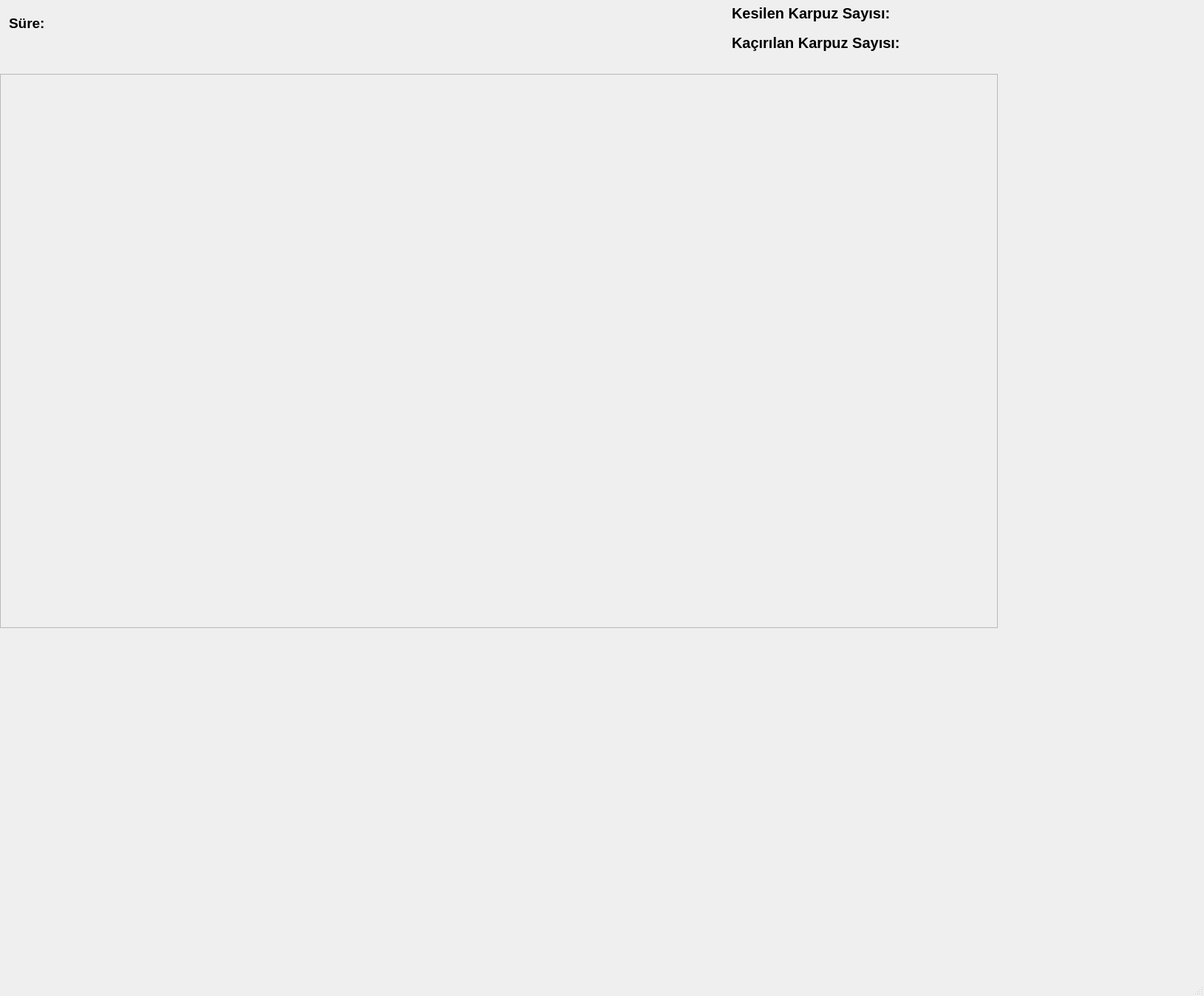
<?xml version="1.0" encoding="UTF-8"?>
<ui version="4.0">
 <class>MainWindow</class>
 <widget class="QMainWindow" name="MainWindow">
  <property name="geometry">
   <rect>
    <x>0</x>
    <y>0</y>
    <width>1629</width>
    <height>1348</height>
   </rect>
  </property>
  <property name="windowTitle">
   <string>MainWindow</string>
  </property>
  <widget class="QWidget" name="centralwidget">
   <widget class="QScrollArea" name="scrollArea">
    <property name="geometry">
     <rect>
      <x>0</x>
      <y>100</y>
      <width>1350</width>
      <height>750</height>
     </rect>
    </property>
    <property name="autoFillBackground">
     <bool>true</bool>
    </property>
    <property name="styleSheet">
     <string notr="true">background-image: url(:/icon/images/back.jpg);</string>
    </property>
    <property name="widgetResizable">
     <bool>true</bool>
    </property>
    <widget class="QWidget" name="scrollAreaWidgetContents">
     <property name="geometry">
      <rect>
       <x>0</x>
       <y>0</y>
       <width>1348</width>
       <height>748</height>
      </rect>
     </property>
     <property name="sizePolicy">
      <sizepolicy hsizetype="Preferred" vsizetype="Preferred">
       <horstretch>0</horstretch>
       <verstretch>0</verstretch>
      </sizepolicy>
     </property>
     <widget class="QLabel" name="label_3">
      <property name="geometry">
       <rect>
        <x>10</x>
        <y>430</y>
        <width>1350</width>
        <height>341</height>
       </rect>
      </property>
      <property name="styleSheet">
       <string notr="true">background-image: url(:/icon/images/tel.png);
background-color: transparent;</string>
      </property>
      <property name="text">
       <string/>
      </property>
     </widget>
    </widget>
   </widget>
   <widget class="QWidget" name="layoutWidget">
    <property name="geometry">
     <rect>
      <x>990</x>
      <y>0</y>
      <width>271</width>
      <height>75</height>
     </rect>
    </property>
    <layout class="QVBoxLayout" name="verticalLayout">
     <item>
      <widget class="QLabel" name="label">
       <property name="sizePolicy">
        <sizepolicy hsizetype="Preferred" vsizetype="Preferred">
         <horstretch>0</horstretch>
         <verstretch>0</verstretch>
        </sizepolicy>
       </property>
       <property name="font">
        <font>
         <pointsize>15</pointsize>
         <bold>true</bold>
        </font>
       </property>
       <property name="text">
        <string>Kesilen Karpuz Sayısı:</string>
       </property>
      </widget>
     </item>
     <item>
      <widget class="QLabel" name="label_2">
       <property name="sizePolicy">
        <sizepolicy hsizetype="Preferred" vsizetype="Preferred">
         <horstretch>0</horstretch>
         <verstretch>0</verstretch>
        </sizepolicy>
       </property>
       <property name="font">
        <font>
         <pointsize>15</pointsize>
         <bold>true</bold>
        </font>
       </property>
       <property name="text">
        <string>Kaçırılan Karpuz Sayısı:</string>
       </property>
      </widget>
     </item>
    </layout>
   </widget>
   <widget class="QWidget" name="layoutWidget">
    <property name="geometry">
     <rect>
      <x>1260</x>
      <y>0</y>
      <width>71</width>
      <height>83</height>
     </rect>
    </property>
    <layout class="QVBoxLayout" name="verticalLayout_2">
     <item>
      <widget class="QLabel" name="kesilen_skor_lbl">
       <property name="sizePolicy">
        <sizepolicy hsizetype="Preferred" vsizetype="Preferred">
         <horstretch>0</horstretch>
         <verstretch>0</verstretch>
        </sizepolicy>
       </property>
       <property name="palette">
        <palette>
         <active>
          <colorrole role="WindowText">
           <brush brushstyle="SolidPattern">
            <color alpha="255">
             <red>0</red>
             <green>255</green>
             <blue>0</blue>
            </color>
           </brush>
          </colorrole>
         </active>
         <inactive>
          <colorrole role="WindowText">
           <brush brushstyle="SolidPattern">
            <color alpha="255">
             <red>0</red>
             <green>255</green>
             <blue>0</blue>
            </color>
           </brush>
          </colorrole>
         </inactive>
         <disabled/>
        </palette>
       </property>
       <property name="font">
        <font>
         <pointsize>17</pointsize>
         <bold>true</bold>
        </font>
       </property>
       <property name="text">
        <string/>
       </property>
      </widget>
     </item>
     <item>
      <widget class="QLabel" name="kacirilan_skor_lbl">
       <property name="sizePolicy">
        <sizepolicy hsizetype="Preferred" vsizetype="Preferred">
         <horstretch>0</horstretch>
         <verstretch>0</verstretch>
        </sizepolicy>
       </property>
       <property name="palette">
        <palette>
         <active>
          <colorrole role="WindowText">
           <brush brushstyle="SolidPattern">
            <color alpha="255">
             <red>189</red>
             <green>0</green>
             <blue>0</blue>
            </color>
           </brush>
          </colorrole>
         </active>
         <inactive>
          <colorrole role="WindowText">
           <brush brushstyle="SolidPattern">
            <color alpha="255">
             <red>189</red>
             <green>0</green>
             <blue>0</blue>
            </color>
           </brush>
          </colorrole>
         </inactive>
         <disabled/>
        </palette>
       </property>
       <property name="font">
        <font>
         <pointsize>17</pointsize>
         <bold>true</bold>
        </font>
       </property>
       <property name="text">
        <string/>
       </property>
      </widget>
     </item>
    </layout>
   </widget>
   <widget class="QWidget" name="layoutWidget">
    <property name="geometry">
     <rect>
      <x>12</x>
      <y>12</y>
      <width>111</width>
      <height>39</height>
     </rect>
    </property>
    <layout class="QHBoxLayout" name="horizontalLayout">
     <item>
      <widget class="QLabel" name="sure_lbl">
       <property name="sizePolicy">
        <sizepolicy hsizetype="Preferred" vsizetype="Preferred">
         <horstretch>0</horstretch>
         <verstretch>0</verstretch>
        </sizepolicy>
       </property>
       <property name="font">
        <font>
         <pointsize>14</pointsize>
         <bold>true</bold>
        </font>
       </property>
       <property name="text">
        <string>Süre:</string>
       </property>
      </widget>
     </item>
     <item>
      <widget class="QLabel" name="sure_skor">
       <property name="sizePolicy">
        <sizepolicy hsizetype="Preferred" vsizetype="Preferred">
         <horstretch>0</horstretch>
         <verstretch>0</verstretch>
        </sizepolicy>
       </property>
       <property name="palette">
        <palette>
         <active>
          <colorrole role="WindowText">
           <brush brushstyle="SolidPattern">
            <color alpha="255">
             <red>0</red>
             <green>85</green>
             <blue>255</blue>
            </color>
           </brush>
          </colorrole>
         </active>
         <inactive>
          <colorrole role="WindowText">
           <brush brushstyle="SolidPattern">
            <color alpha="255">
             <red>0</red>
             <green>85</green>
             <blue>255</blue>
            </color>
           </brush>
          </colorrole>
         </inactive>
         <disabled/>
        </palette>
       </property>
       <property name="font">
        <font>
         <pointsize>17</pointsize>
         <bold>true</bold>
        </font>
       </property>
       <property name="text">
        <string/>
       </property>
      </widget>
     </item>
    </layout>
   </widget>
  </widget>
  <widget class="QMenuBar" name="menubar">
   <property name="geometry">
    <rect>
     <x>0</x>
     <y>0</y>
     <width>1629</width>
     <height>26</height>
    </rect>
   </property>
   <property name="sizePolicy">
    <sizepolicy hsizetype="MinimumExpanding" vsizetype="Minimum">
     <horstretch>0</horstretch>
     <verstretch>0</verstretch>
    </sizepolicy>
   </property>
  </widget>
  <widget class="QStatusBar" name="statusbar">
   <property name="sizePolicy">
    <sizepolicy hsizetype="Preferred" vsizetype="Preferred">
     <horstretch>0</horstretch>
     <verstretch>0</verstretch>
    </sizepolicy>
   </property>
  </widget>
 </widget>
 <resources/>
 <connections/>
</ui>
